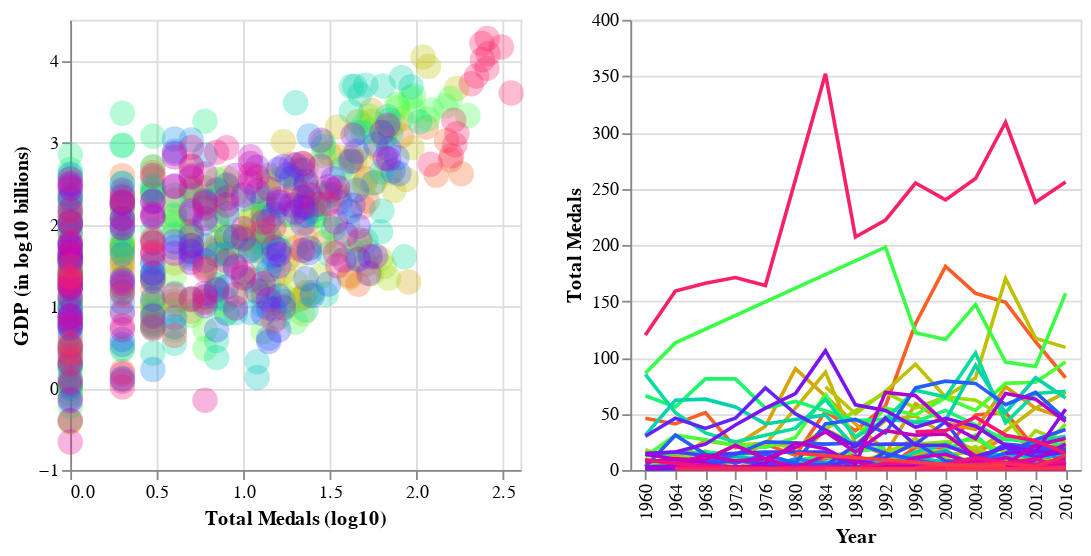

Notebook cell for this chart:
### Code cell
selector = alt.selection_single(empty='all', fields=['Team'])

base = alt.Chart(df).properties(
    width=250,
    height=250
).add_selection(selector)

points = base.mark_point(filled=True, 
        opacity=0.3,
        size=200).encode(
    x='Total Medals (log10)',
    y='GDP (in log10 billions)',
    tooltip=['Team'],
    color=alt.condition(selector, 'Team:O', alt.value('lightgray'), legend=None),
)

timeseries = base.mark_line().encode(
    x='Year:O',
    y='Total Medals',
    color=alt.Color('Team:O', scale=alt.Scale(scheme='sinebow'), legend=None)
).transform_filter(
    selector
).add_selection(selector)

points | timeseries

### Figure 1 — Vega-Lite specification as saved in the notebook (floating-point values rounded to 4 significant figures; data arrays with more than 128 entries replaced by an {"elided": "..."} marker saying what was removed)
{"config": {"view": {"continuousWidth": 400, "continuousHeight": 300}}, "hconcat": [{"mark": {"type": "point", "filled": true, "opacity": 0.3, "size": 200}, "encoding": {"color": {"condition": {"type": "ordinal", "field": "Team", "legend": null, "selection": "selector001"}, "value": "lightgray"}, "tooltip": [{"type": "nominal", "field": "Team"}], "x": {"type": "quantitative", "field": "Total Medals (log10)"}, "y": {"type": "quantitative", "field": "GDP (in log10 billions)"}}, "height": 250, "selection": {"selector001": {"type": "single", "empty": "all", "fields": ["Team"]}}, "width": 250}, {"mark": "line", "encoding": {"color": {"type": "ordinal", "field": "Team", "legend": null, "scale": {"scheme": "sinebow"}}, "x": {"type": "ordinal", "field": "Year"}, "y": {"type": "quantitative", "field": "Total Medals"}}, "height": 250, "selection": {"selector001": {"type": "single", "empty": "all", "fields": ["Team"]}}, "transform": [{"filter": {"selection": "selector001"}}], "width": 250}], "data": {"name": "data-7d9196bc65bcb7e82d198949144dcbc8"}, "$schema": "https://vega.github.io/schema/vega-lite/v4.0.2.json", "datasets": {"data-7d9196bc65bcb7e82d198949144dcbc8": {"elided": "756 records"}}}
